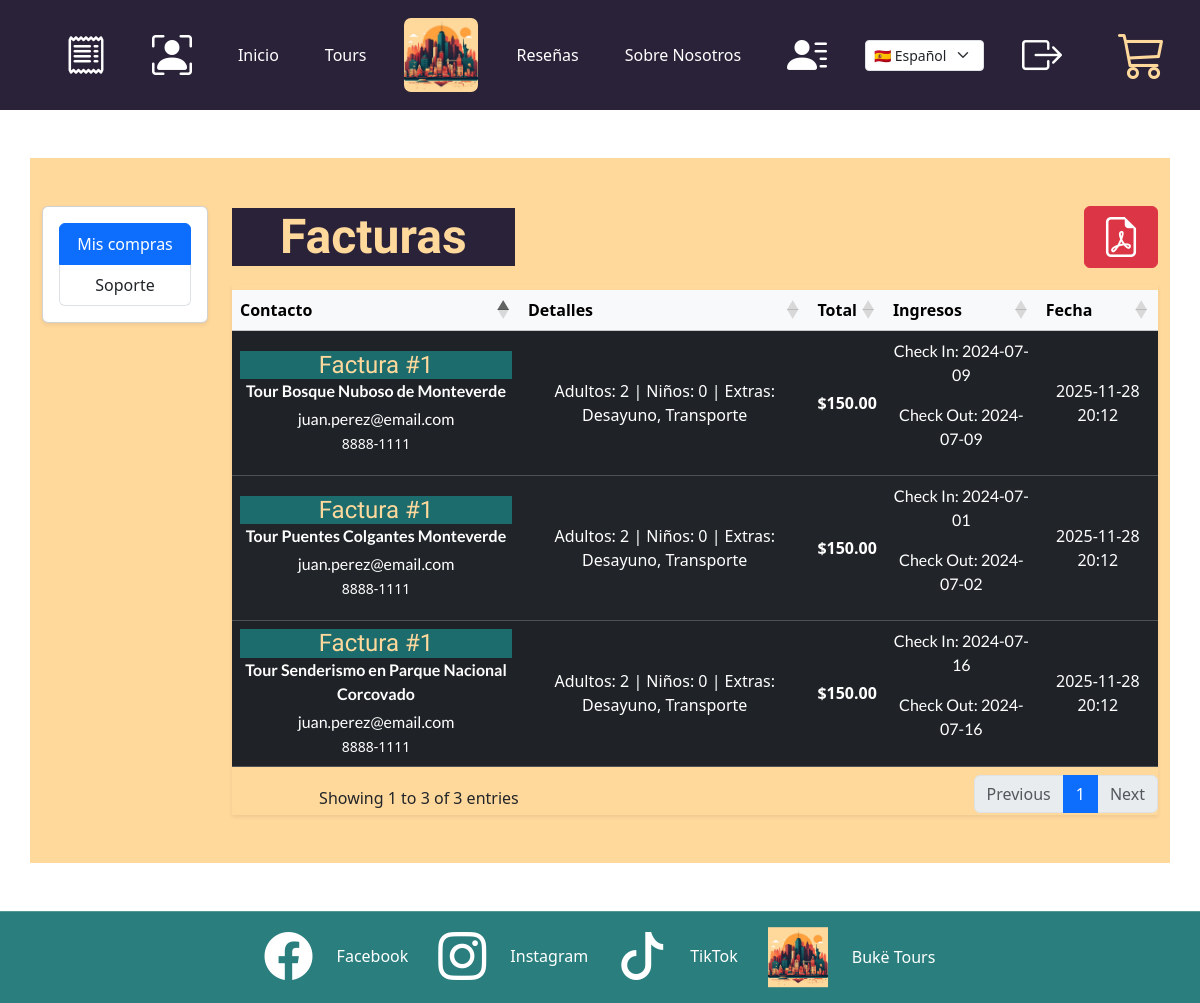
The page /invoices/index.php (signed in) on the database its author committed.
### tables this page shows
CREATE TABLE reservation_tour (
  id INT UNSIGNED NOT NULL AUTO_INCREMENT,

  reservation_id INT UNSIGNED NOT NULL,
  tour_id        INT UNSIGNED NOT NULL,

  check_in_date  DATE NOT NULL,
  check_out_date DATE NOT NULL,

  adults   INT UNSIGNED NOT NULL DEFAULT 0,
  children INT UNSIGNED NOT NULL DEFAULT 0,

  created_at TIMESTAMP DEFAULT CURRENT_TIMESTAMP,
  updated_at TIMESTAMP DEFAULT CURRENT_TIMESTAMP ON UPDATE CURRENT_TIMESTAMP,

  PRIMARY KEY (id),

  CONSTRAINT fk_reservation_tour_reservation
    FOREIGN KEY (reservation_id)
    REFERENCES reservation(id)
    ON DELETE CASCADE
    ON UPDATE CASCADE,

  CONSTRAINT fk_reservation_tour_tour
    FOREIGN KEY (tour_id)
    REFERENCES tour(id)
    ON DELETE RESTRICT
    ON UPDATE CASCADE
);

CREATE TABLE IF NOT EXISTS  reservation(
  id INT UNSIGNED NOT NULL AUTO_INCREMENT,
  full_name VARCHAR(200) NOT NULL,
  email VARCHAR(150) NOT NULL,
  telephone VARCHAR(120) NOT NULL,
  country VARCHAR(120) NOT NULL,
  passport VARCHAR(220) NOT NULL,
  adults INT NOT NULL,
  children INT NULL,
  idioma VARCHAR(120) NOT NULL,
  breakfast BOOLEAN NULL DEFAULT FALSE,
  lunch BOOLEAN NULL DEFAULT FALSE,
  dinner BOOLEAN NULL DEFAULT FALSE,
  transport BOOLEAN NULL DEFAULT FALSE,
  travel_insurance BOOLEAN NULL DEFAULT FALSE,
  photo_package BOOLEAN NULL DEFAULT FALSE,
  home_address  VARCHAR(220) NOT NULL,
  city VARCHAR(220) NOT NULL,
  province VARCHAR(230) NOT NULL,
  postal_code VARCHAR(100) NOT NULL,
  total DECIMAL(10,2) NOT NULL,
  subtotal DECIMAL(10,2) NOT NULL,
  userId INT UNSIGNED NOT NULL,
  created_at TIMESTAMP DEFAULT CURRENT_TIMESTAMP,
  updated_at TIMESTAMP DEFAULT CURRENT_TIMESTAMP ON UPDATE CURRENT_TIMESTAMP,
  PRIMARY KEY (id),
  CONSTRAINT fk_reservation_customer
      FOREIGN KEY (userId)
      REFERENCES customer(id)
      ON DELETE CASCADE
      ON UPDATE CASCADE
);

CREATE TABLE tour (
  id INT UNSIGNED NOT NULL AUTO_INCREMENT,
  sku VARCHAR(130) NOT NULL,
  title VARCHAR(150) NOT NULL,
  location VARCHAR(150) NOT NULL,
  category VARCHAR(50) NOT NULL,
  price_usd DECIMAL(10,2) NOT NULL,
  cupon_code VARCHAR(50) NULL,
  cupon_discount INT DEFAULT 0,
  rating DECIMAL(3,1) NOT NULL,
  duration_hours DECIMAL(4,1) NOT NULL,
  discount INT NOT NULL,
  img VARCHAR(500) NOT NULL,
  description VARCHAR(500) NOT NULL,
  iframe TEXT NULL,
  created_at TIMESTAMP DEFAULT CURRENT_TIMESTAMP,
  updated_at TIMESTAMP DEFAULT CURRENT_TIMESTAMP ON UPDATE CURRENT_TIMESTAMP,
  adults_limit   INT UNSIGNED NOT NULL DEFAULT 0,
  children_limit INT UNSIGNED NOT NULL DEFAULT 0,
  PRIMARY KEY (id),
  UNIQUE KEY uq_tours_sku (sku)
);

### invoices/index.php (the view, shortened to what this page needs)
<?php
include '../php/helpers/get-tours-reservation-dates.php';
$html_lang = $_SESSION['lang'];
$userID = isset($_SESSION['id'])? (int)$_SESSION['id']: 0;
$mysqli = openConnection();
$sql = 'SELECT reservation_tour.*, tour.*, reservation.* FROM reservation_tour INNER JOIN tour ON reservation_tour.tour_id = tour.id INNER JOIN reservation ON reservation_tour.reservation_id = reservation.id WHERE reservation.userId = ? GROUP BY tour.id;';
$invoices= $mysqli->prepare($sql);
$invoices->bind_param("i", $userID);
$invoices->execute();
$result = $invoices->get_result();
$rows = [];
if ($result) {
    while ($row = $result->fetch_assoc()) {
        $rows[] = $row;
    }
}
?>
<!DOCTYPE html>
<html lang="<?php echo htmlspecialchars($html_lang, ENT_QUOTES, 'UTF-8'); ?>">
  <head>
    <?php
      include '../php/styles/common-styles.php';
    ?>
    <link rel="stylesheet" href="/Buke-Tours/assets/css/invoices.css" type="text/css" />
    <link href="https://cdn.datatables.net/1.13.6/css/dataTables.bootstrap5.min.css" rel="stylesheet">
  </head>
  <body>
    <main>
      <section id="invoices" class="py-5">
        <div class="container-lg bg-yellow-light  py-5">
            <div class="row">
                <aside class="col-12 col-lg-2 mb-4">
                    <nav class="card shadow-sm">
                        <div class="card-body">
                            <div class="list-group">
                                <a class="list-group-item list-group-item-action active" href="#" ><?php echo $lang['mis_compras']; ?></a>
                                <a class="list-group-item list-group-item-action" href="mailto:soporte@buke-tours.cr"><?php echo $lang['soporte']; ?></a>
                            </div>
                        </div>
                    </nav>
                </aside>
                <section class="col-12 col-lg-10">
                    <header class="d-flex align-items-center justify-content-between mb-3">
                        <div>
                            <h1 class="h4 m-auto titulo px-5"><?php echo $lang['facturas']; ?></h1>
                        </div>
                        <div>
                            <button title="<?php echo $lang['btn_print_pdf']; ?>" id="print-invoices-to-pdf"  type="button" class="btn btn-danger" aria-label="<?php echo $lang['btn_print_pdf']; ?>"><i class="bi bi-file-earmark-pdf mx-1 display-6"></i></button>
                        </div>
                    </header>
                    <?php
    if($userID === 0){
    ?>
        <p class="d-flex text-center w-100"><?php echo $lang['login_requerido_facturas']; ?></p>
        <a href="/Buke-Tours/auth/login/index.php" class="btn btn-success "><?php echo $lang['ir_al_login']; ?></a>
    <?php
    }
    else{
        ?>
        <?php if (!empty($rows)) : ?>
        <div class="table-responsive shadow-sm" id="invoices_table">
            <table id="table-invoices-data" class="table-invoices-data table table-hover table-dark table-striped align-middle w-100">
                <thead class="table-light">
                    <tr>
                        <th><?php echo $lang['tabla_contacto']; ?></th>
                        <th><?php echo $lang['tabla_detalles']; ?></th>
                        <th><?php echo $lang['tabla_total']; ?></th>
                        <th><?php echo $lang['tabla_ingresos']; ?></th>
                        <th><?php echo $lang['tabla_fecha']; ?></th>
                    </tr>
                </thead>
                <tbody>
                    <?php
                    foreach ($rows as $filaDesktop):
                        $extras = [];
                        if ($filaDesktop['breakfast']) $extras[] = $lang['extra_desayuno'];
                        if ($filaDesktop['transport']) $extras[] = $lang['extra_transporte'];
                        $details = "{$lang['label_adultos']}: {$filaDesktop['adults']}";
                        $details .= is_null($filaDesktop['children']) ? '' : " | {$lang['label_ninos']}: {$filaDesktop['children']}";
                        if (!empty($extras)) {
                            $details .= " | {$lang['label_extras']}: " . implode(', ', $extras);
                        }
                    ?>
                    <tr>
                        <td>
                            <h4 class="subtitulo mb-2"><?php echo $lang['factura_numero']; ?><?php echo $filaDesktop['id']; ?></h4>
                            <p class="fw-semibold mb-1"><?php echo $lang['tour_label']; ?> <?= htmlspecialchars($filaDesktop['title'] ?? '') ?></p>
                            <p class="mb-0"><?= htmlspecialchars($filaDesktop['email']) ?></p>
                            <small><?= htmlspecialchars($filaDesktop['telephone']) ?></small>
                        </td>
                        <td><?= htmlspecialchars($details) ?></td>
                        <td class="fw-bold">$<?= number_format((float)$filaDesktop['total'], 2) ?></td>
                        <td><?= getTourReservationDates($filaDesktop['id'] , $filaDesktop['tour_id']);?></td>
                        <td>
                            <time datetime="<?= htmlspecialchars($filaDesktop['created_at']) ?>">
                                <?= htmlspecialchars(date('Y-m-d H:i', strtotime($filaDesktop['created_at']))) ?>
                            </time>
                        </td>
                    </tr>
                    <?php endforeach; ?>
                </tbody>
            </table>
        </div>
        <?php else : ?>
            <div class="alert alert-info"><?php echo $lang['no_hay_facturas']; ?></div>
            <a href="/Buke-Tours/tours/" class="btn btn-success" title="<?php echo $lang['cta_comprar_tours']; ?>"><?php echo $lang['cta_comprar_tours']; ?></a>
        <?php endif; ?>
        <?php
    }
                    ?>
                </section>
            </div>
        </div>
      </section>
    </main>
    <?php
      include '../php/components/footer.php';
    ?>
  </body>
</html>

### php/helpers/get-tours-reservation-dates.php (shortened to what this page needs)
<?php
function getTourReservationDates($reservationId, $tourId){
    $userID = isset($_SESSION['id'])? (int)$_SESSION['id']: 0;
    if($userID<= 0){
        echo "Usuario inválido.";
    }
    else{
        $sqlReservationTour = "SELECT `id`,`reservation_id`,`tour_id`,`check_in_date`,`check_out_date` FROM `reservation_tour` WHERE reservation_id = ? AND tour_id = ?";
        $mysqli = openConnection();
        $tourDates = $mysqli->prepare($sqlReservationTour);
        $tourDates->bind_param("ii", $reservationId,  $tourId);
        if($tourDates->execute()){
            $resultTourDates = $tourDates->get_result();
            $tourDatesHTML = "";
            if ($resultTourDates) {
                while ($row = $resultTourDates->fetch_assoc()) {
                    $tourDatesHTML .= "<p class='w-100'>Check In: " . htmlspecialchars($row['check_in_date']) . "</p>";
                    $tourDatesHTML .= "<p class='w-100'>Check Out: " . htmlspecialchars($row['check_out_date']) . "</p>";
                }
            }
            echo $tourDatesHTML;
        }
        else{
            echo "Error al consultar la reservacion";
        }
    }
}
?>

### assets/css/main.css (style rules this page uses)
body { text-align: center; margin: 0; padding: 0; background: url("../img/fondo.png"); background-size: cover; background-repeat: no-repeat; display: flex; flex-direction: column; height: 100vh; background-attachment: fixed; }
body, main, nav, footer { width: 100%; }
main { z-index: 1; }
h1, h2, h3, h4, h5, h6 { font-family: "Gabarito", serif; }
p { font-family: "Lato", serif; }
html, body { position: relative; height: 100%; overflow-x: hidden; }
body { margin: 0 auto; padding: 0; }
.bg-yellow-light { background: #ffd89c !important; }
.titulo { color: #ffd89c; font-size: 48px; font-weight: bold; width: 100%; margin: 0 auto; background: #2a2238; }
h4.subtitulo { background: #1c6c6e; color: #ffd89c; margin: 0 auto !important; }
.subtitulo { background: antiquewhite; margin: 0 auto !important; text-align: center; width: 100%; }

### rows shown on the page
reservation_tour: reservation "1", tour.title "Puentes Colgantes Monteverde", reservation.email "juan.perez@email.com", reservation.telephone "8888-1111", reservation.children "Adultos: 2 | Niños: 0 | Extras: Desayuno, Transporte", reservation.total "150.00", check_in_date "2024-07-01", check_out_date "2024-07-02", reservation.created_at "2025-11-28 20:12"
reservation_tour: reservation "1", tour.title "Bosque Nuboso de Monteverde", reservation.email "juan.perez@email.com", reservation.telephone "8888-1111", reservation.children "Adultos: 2 | Niños: 0 | Extras: Desayuno, Transporte", reservation.total "150.00", check_in_date "2024-07-09", check_out_date "2024-07-09", reservation.created_at "2025-11-28 20:12"
reservation_tour: reservation "1", tour.title "Senderismo en Parque Nacional Corcovado", reservation.email "juan.perez@email.com", reservation.telephone "8888-1111", reservation.children "Adultos: 2 | Niños: 0 | Extras: Desayuno, Transporte", reservation.total "150.00", check_in_date "2024-07-16", check_out_date "2024-07-16", reservation.created_at "2025-11-28 20:12"

### other values the page prints
$lang['inicio'] "Inicio"
$lang['tours'] "Tours"
$lang['reseñas'] "Reseñas"
$lang['sobre_nosotros'] "Sobre Nosotros"
$lang['mis_compras'] "Mis compras"
$lang['soporte'] "Soporte"
$lang['facturas'] "Facturas"
$lang['tabla_contacto'] "Contacto"
$lang['tabla_detalles'] "Detalles"
$lang['tabla_total'] "Total"
$lang['tabla_ingresos'] "Ingresos"
$lang['tabla_fecha'] "Fecha"
